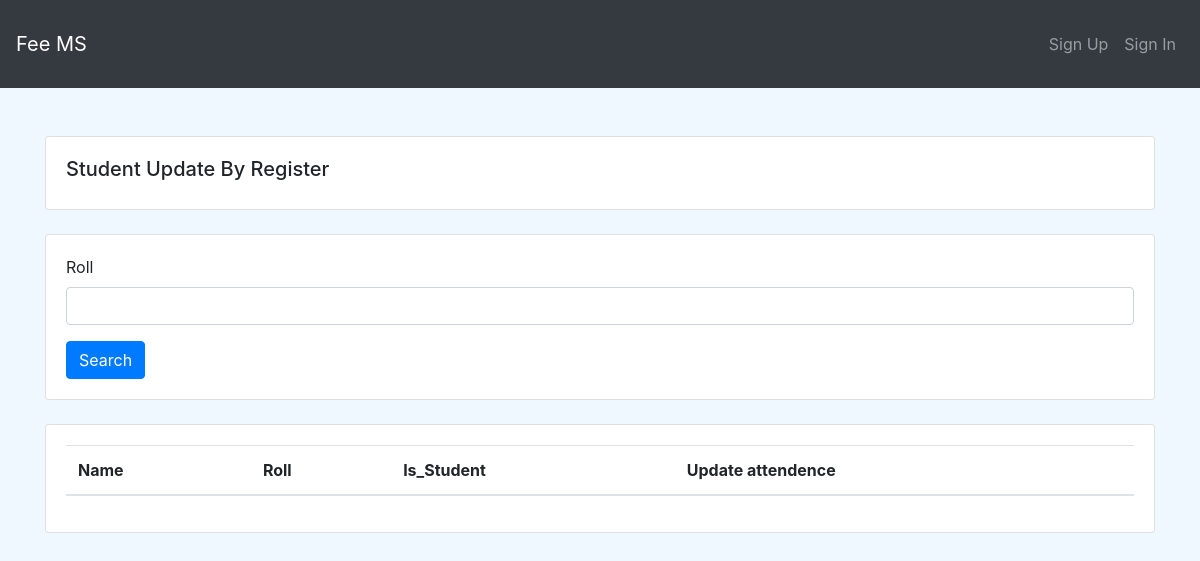
Page /register-students/ on the earlier database version.
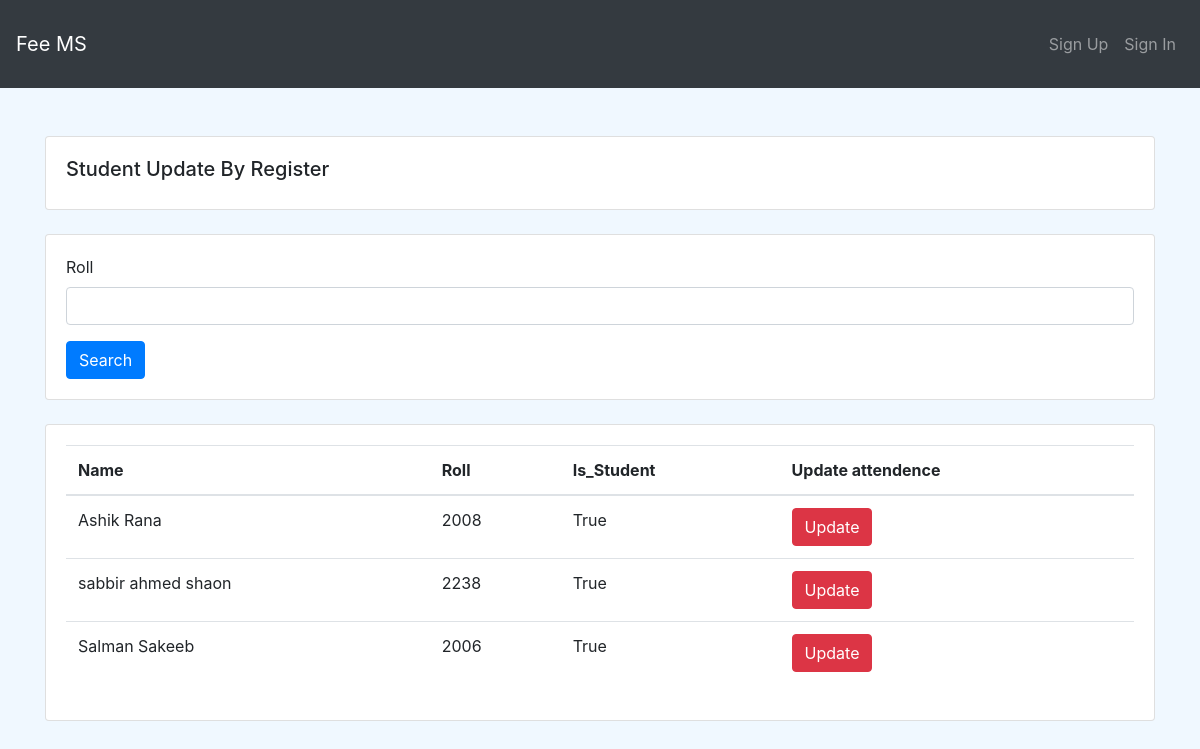
Same page on the later database version.
### final/models.py (models this page shows, shortened)
class Student(models.Model):
    DEPT = (
        ("IIT", "IIT"),
        ("CSE", "CSE"),
        ("Mathmatics", "Mathmatics"),
        ("Statistics", "Statistics")
    )
    user = models.OneToOneField(
        User, related_name='student_user', on_delete=models.CASCADE)
    name = models.CharField(max_length=50)
    roll = models.CharField(max_length=20)
    registration_number = models.CharField(max_length=20)
    dept = models.CharField(max_length=100, choices=DEPT)
    batch = models.CharField(max_length=20)
    phone_number = models.CharField(max_length=11)
    is_student = models.BooleanField(default=False)

### final/views.py (the view)
def register_students(request):
    students = Student.objects.all()
    myfilter = StudentFilter(request.GET, students)
    students = myfilter.qs
    cont = {
        'students': students,
        'myfilter': myfilter
    }
    return render(request, 'final/register_students.html', cont)

### final/templates/final/register_students.html
{% extends "base.html" %}
{%load crispy_forms_tags%}
{% block content %}
<div class="container">
    <div class="row">
        <div class="col-12">
        <div class="card card-body mt-5">
            <h5>Student Update By Register</h5>
        </div>
        <div class="card card-body my-4">
            <form action="" method="GET">
                {{myfilter.form|crispy}}
                <button class="btn btn-primary">Search</button>
            </form>
        </div>
            <div class="card card-body my-4">
                <table class='table'>
                    <thead>
                        <tr>
                            <th>Name</th>
                            <th>Roll</th>
                            <th>Is_Student</th>
                            <th>Update attendence</th>
                        </tr>
                    </thead>
                    <tbody>
                    {% for student in students %}
                            <tr>
                                <td>{{student.name}}</td>
                                <td>{{student.roll}}</td>
                                <td>{{student.is_student}}</td>
                                <td>
                                <a href="{%url 'final:up' student.id%}" class="btn btn-danger">Update</a>
                                </td>
                            </tr>
                    {% endfor %}
                    </tbody>
                </table>
            </div>
        </div>
    </div>
</div>
{% endblock content %}

Differences in the rows shown:
added Student: name "Ashik Rana", roll "2008", is_student "True"
added Student: name "sabbir ahmed shaon", roll "2238", is_student "True"
added Student: name "Salman Sakeeb", roll "2006", is_student "True"
